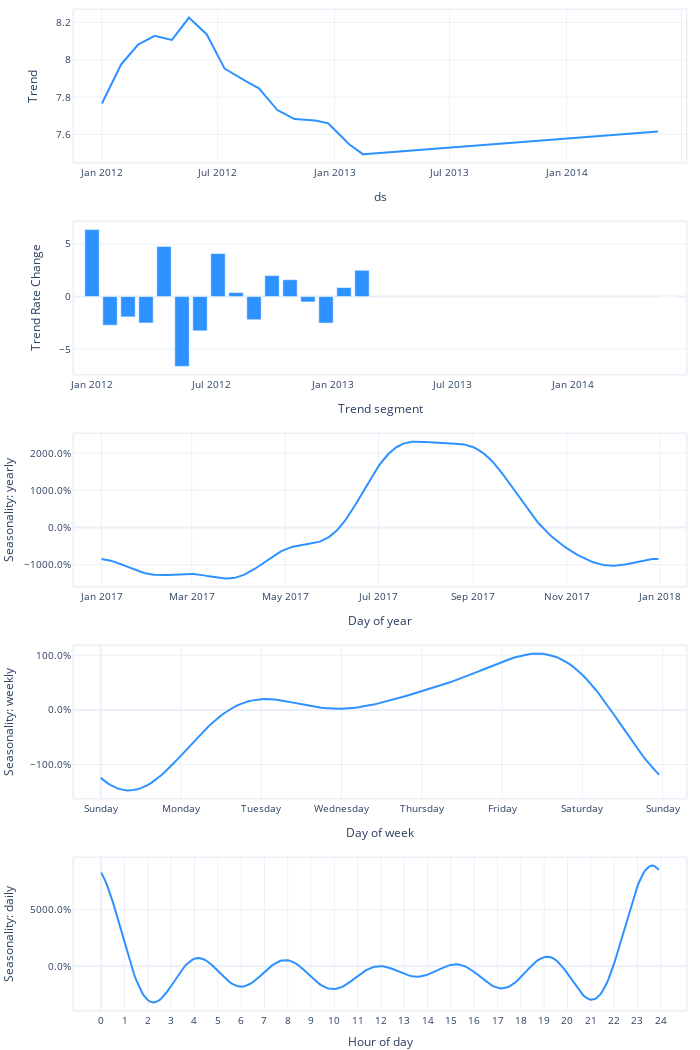

Here is the notebook cell this chart was saved with:
### Code cell
fig_param = m.plot_parameters()
fig_param.show()

### Figure 1 — Plotly figure (JSON) as saved in the notebook; plotly's stock layout.template omitted (floating-point values rounded to 4 significant figures; data arrays with more than 128 entries replaced by an {"elided": "..."} marker saying what was removed)
{"data": [{"fill": "none", "line": {"color": "#2d92ff", "width": 2}, "mode": "lines", "name": "Trend", "type": "scatter", "uid": "7e3c13f5-f6d4-4e21-b51e-76b34e6d43d4", "x": {"elided": "876 str values"}, "xaxis": "x", "y": {"elided": "876 float values"}, "yaxis": "y"}, {"marker": {"color": "#2d92ff"}, "name": "Trend Rate Change", "type": "bar", "uid": "cbe1ec34-4ba3-425d-90d1-390669ff6e1e", "x": ["2012-01-01T00:00:00", "2012-01-28T08:15:00", "2012-02-24T16:30:00", "2012-03-23T00:45:00", "2012-04-19T09:00:00", "2012-05-16T17:15:00", "2012-06-13T01:30:00", "2012-07-10T09:45:00", "2012-08-06T18:00:00", "2012-09-03T02:15:00", "2012-09-30T10:30:00", "2012-10-27T18:45:00", "2012-11-24T03:00:00", "2012-12-21T11:15:00", "2013-01-17T19:30:00", "2013-02-14T03:45:00", "2014-05-25T00:00:00"], "xaxis": "x2", "y": [6.364, -2.722, -1.932, -2.51, 4.761, -6.639, -3.256, 4.09, 0.3804, -2.204, 2.0, 1.602, -0.5109, -2.519, 0.8545, 2.497, 0], "yaxis": "y2"}, {"fill": "none", "line": {"color": "#2d92ff", "width": 2}, "mode": "lines", "name": "yearly", "type": "scatter", "uid": "699d19db-809c-476c-8d4c-bdacffaec80c", "x": {"elided": "365 str values"}, "xaxis": "x3", "y": {"elided": "365 float values"}, "yaxis": "y3"}, {"fill": "none", "line": {"color": "#2d92ff", "width": 2}, "mode": "lines", "name": "weekly", "type": "scatter", "uid": "6f57c826-4f5f-48d3-9bca-e85f9ab5d08d", "x": {"elided": "168 int values"}, "xaxis": "x4", "y": {"elided": "168 float values"}, "yaxis": "y4"}, {"fill": "none", "line": {"color": "#2d92ff", "width": 2}, "mode": "lines", "name": "daily", "type": "scatter", "uid": "d1b88103-c217-474b-9361-bafded130031", "x": {"elided": "288 int values"}, "xaxis": "x5", "y": {"elided": "288 float values"}, "yaxis": "y5"}], "layout": {"autosize": true, "font": {"size": 10}, "height": 1050, "hovermode": "x unified", "margin": {"b": 0, "l": 0, "pad": 0, "r": 10, "t": 10}, "showlegend": false, "title": {"font": {"size": 12}}, "width": 700, "xaxis": {"anchor": "y", "domain": [0, 1], "linewidth": 1.5, "mirror": true, "range": ["2011-11-18T00:00:00", "2014-07-08T00:00:00"], "showline": true, "title": {"text": "ds"}, "type": "date"}, "xaxis2": {"anchor": "y2", "domain": [0, 1], "linewidth": 1.5, "mirror": true, "range": ["2011-12-04T15:45:00", "2014-06-21T08:15:00"], "showline": true, "title": {"text": "Trend segment"}, "type": "date"}, "xaxis3": {"anchor": "y3", "domain": [0, 1], "linewidth": 1.5, "mirror": true, "range": ["2016-12-14T00:00:00", "2018-01-18T00:00:00"], "showline": true, "title": {"text": "Day of year"}}, "xaxis4": {"anchor": "y4", "domain": [0, 1], "linewidth": 1.5, "mirror": true, "range": [-8, 175], "showline": true, "tickmode": "array", "ticktext": ["Sunday", "Monday", "Tuesday", "Wednesday", "Thursday", "Friday", "Saturday", "Sunday", "Sunday"], "tickvals": [0, 24, 48, 72, 96, 120, 144, 168, 192], "title": {"text": "Day of week"}}, "xaxis5": {"anchor": "y5", "domain": [0, 1], "linewidth": 1.5, "mirror": true, "range": [-14, 301], "showline": true, "tickmode": "array", "ticktext": [0, 1, 2, 3, 4, 5, 6, 7, 8, 9, 10, 11, 12, 13, 14, 15, 16, 17, 18, 19, 20, 21, 22, 23, 24], "tickvals": [0, 12, 24, 36, 48, 60, 72, 84, 96, 108, 120, 132, 144, 156, 168, 180, 192, 204, 216, 228, 240, 252, 264, 276, 288], "title": {"text": "Hour of day"}}, "yaxis": {"anchor": "x", "domain": [0.848, 1], "linewidth": 1.5, "mirror": true, "rangemode": "normal", "showline": true, "title": {"text": "Trend"}}, "yaxis2": {"anchor": "x2", "domain": [0.636, 0.788], "linewidth": 1.5, "mirror": true, "rangemode": "normal", "showline": true, "title": {"text": "Trend Rate Change"}}, "yaxis3": {"anchor": "x3", "domain": [0.424, 0.576], "hoverformat": ".4%", "linewidth": 1.5, "mirror": true, "rangemode": "normal", "showline": true, "tickformat": ".1%", "title": {"text": "Seasonality: yearly"}}, "yaxis4": {"anchor": "x4", "domain": [0.212, 0.364], "hoverformat": ".4%", "linewidth": 1.5, "mirror": true, "rangemode": "normal", "showline": true, "tickformat": ".1%", "title": {"text": "Seasonality: weekly"}}, "yaxis5": {"anchor": "x5", "domain": [0, 0.152], "hoverformat": ".4%", "linewidth": 1.5, "mirror": true, "rangemode": "normal", "showline": true, "tickformat": ".1%", "title": {"text": "Seasonality: daily"}}}}
